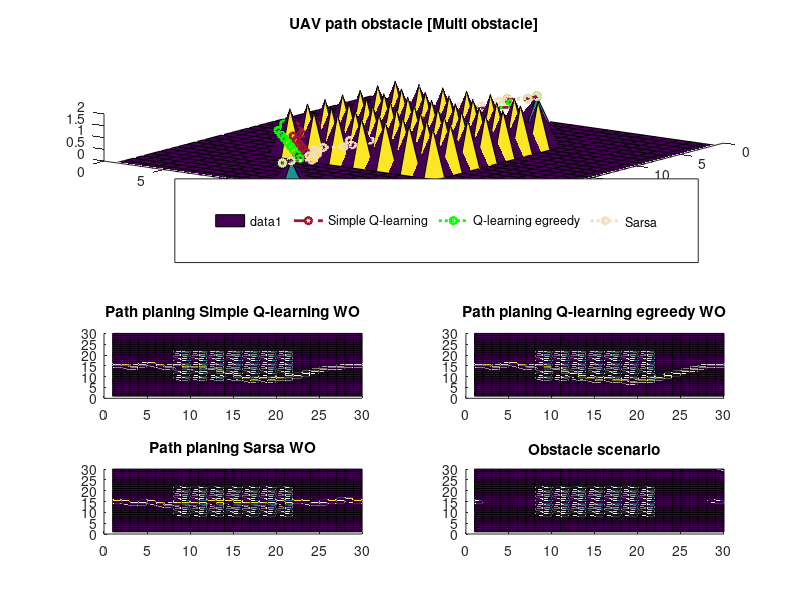

Write MATLAB code to recreate this figure.
% 
%Para 30 x 30 ------------------------------------------------------

subplot(5,2,[1 2 3 4]);
title('UAV path obstacle [Multi obstacle]');
A = repmat([repmat([0],1,30);repmat([0],1, 30)],15,1)
% A(13:15,15) = 1

A(15,1) = 1
A(15,29) = 1
for i= 9:2:22
    for j=9:2:22
    A(i,j)= 2
    end     
end  
%set wind turbulance 

% for i= 15:2:27
%     for j=3:2:27
%     A(i,j)= 2
%     end     
% end    
%ini
% pcolor(A)
h=surface(A);
% box(axes1,'on');
% view(axes1,[90.4000000000001 -90]);

grid_vet = A(:)'
grids_ids = find(grid_vet==2)
vet_to_py = ' '
for i=1:length(grids_ids)
    vet_to_py=strcat(num2str(grids_ids(i)),',', vet_to_py) 
end    

    
path_uav =  [15, 45, 74, 105, 136, 165, 194, 225, 254, 284, 314, 343, 372, 401, 430, 459, 488, 519, 548, 579, 610, 640, 671, 702, 733, 764, 794, 825, 855, 885]
grid_vet(path_uav) = 4
A = reshape(grid_vet,30,30)


hold on 
z_max = max(max(get(h,'Zdata')))
[l, c]=find(A==4)
line(c,l,ones(1,length(unique(path_uav))),'DisplayName','Simple Q-learning','LineStyle','--','Marker','hexagram','LineWidth',2,'Color',[0.635294139385223 0.0784313753247261 0.184313729405403])

hold on
A = repmat([repmat([0],1,30);repmat([0],1, 30)],15,1)
grid_vet = A(:)'
path_uav_q_egreed = [15, 45, 74, 105, 136, 165, 194, 225, 254, 283, 312, 341, 370, 399, 428, 459, 488, 518, 547, 578, 608, 639, 670, 701, 732, 763, 794, 825, 855, 885] 
grid_vet(path_uav_q_egreed) = 5

A = reshape(grid_vet,30,30)

[l_egreedy, c_egreedy]=find(A==5)
line(c_egreedy,l_egreedy,ones(1,length(unique(path_uav_q_egreed))),'DisplayName','Q-learning egreedy','LineStyle',':','Marker','hexagram','LineWidth',2,'Color',[0 1 0])

hold on

A = repmat([repmat([0],1,30);repmat([0],1, 30)],15,1)
grid_vet = A(:)'
path_uav_sarsa = [15, 45, 74, 104, 135, 164, 193, 224, 254, 284, 314, 345, 375, 374, 405, 435, 434, 464, 494, 524, 554, 585, 614, 645, 675, 704, 734, 765, 795, 826, 855, 885]
grid_vet(path_uav_sarsa) = 6

A = reshape(grid_vet,30,30)

[l_sarsa, c_sarsa]=find(A==6)
line(c_sarsa,l_sarsa,ones(1,length(unique(path_uav_sarsa))),'DisplayName','Sarsa','LineStyle',':','Marker','hexagram','LineWidth',2,'Color',[0.952941179275513 0.87058824300766 0.733333349227905])

view([126.4 61.2]);
legend1 = legend('show');
set(legend1,...
    'Position',[0.218524362096313 0.562391915186002 0.654269960957782 0.0210176986205367],...
    'Orientation','horizontal');




%q_learning_simple ---

subplot(4,2,5);
A = repmat([repmat([0],1,30);repmat([0],1, 30)],15,1)
A(15,1) = 1
A(15,29) = 1

for i= 9:2:22
    for j=9:2:22
    A(i,j)= 2
    end     
end 


grid_vet = A(:)'
grid_vet(path_uav) = 4
A = reshape(grid_vet,30,30)
% Create axes



title('Path planing Simple Q-learning WO');

surface(A);
% view(axes1b,[90.4000000000001 -90]);


%-------------------------------------------------------------
%q-learning egreedy
subplot(4,2,6);
A = repmat([repmat([0],1,30);repmat([0],1, 30)],15,1)
A(15,1) = 1
A(15,29) = 1

for i= 9:2:22
    for j=9:2:22
    A(i,j)= 2
    end     
end 

grid_vet = A(:)'
path_uav = path_uav_q_egreed
grid_vet(path_uav) = 5
A = reshape(grid_vet,30,30)
% Create axes

title('Path planing Q-learning egreedy WO');

surface(A);
% view(axes1c,[90.4000000000001 -90]);

%------------------------------------------------------------
%SARSA

%q-learning egreedy

subplot(4,2, 7);
A = repmat([repmat([0],1,30);repmat([0],1, 30)],15,1)
A(15,1) = 1
A(15,29) = 1

for i= 9:2:22
    for j=9:2:22
    A(i,j)= 2
    end     
end 

grid_vet = A(:)'
path_uav = path_uav_sarsa
grid_vet(path_uav) = 6
A = reshape(grid_vet,30,30)

% Create title
title('Path planing Sarsa WO');

surface(A);
% view(axes1d,[90.4000000000001 -90]);

%cenario original 
subplot(4,2,8);

A = repmat([repmat([0],1,30);repmat([0],1, 30)],15,1)
A(15,1) = 1
A(15,29) = 1
for i= 9:2:22
    for j=9:2:22
    A(i,j)= 2
    end     
end 

% A(20, 21:24) = 2
A(30,30) = 5

% Create title
title('Scenario');

title('Obstacle scenario');
surface(A);


